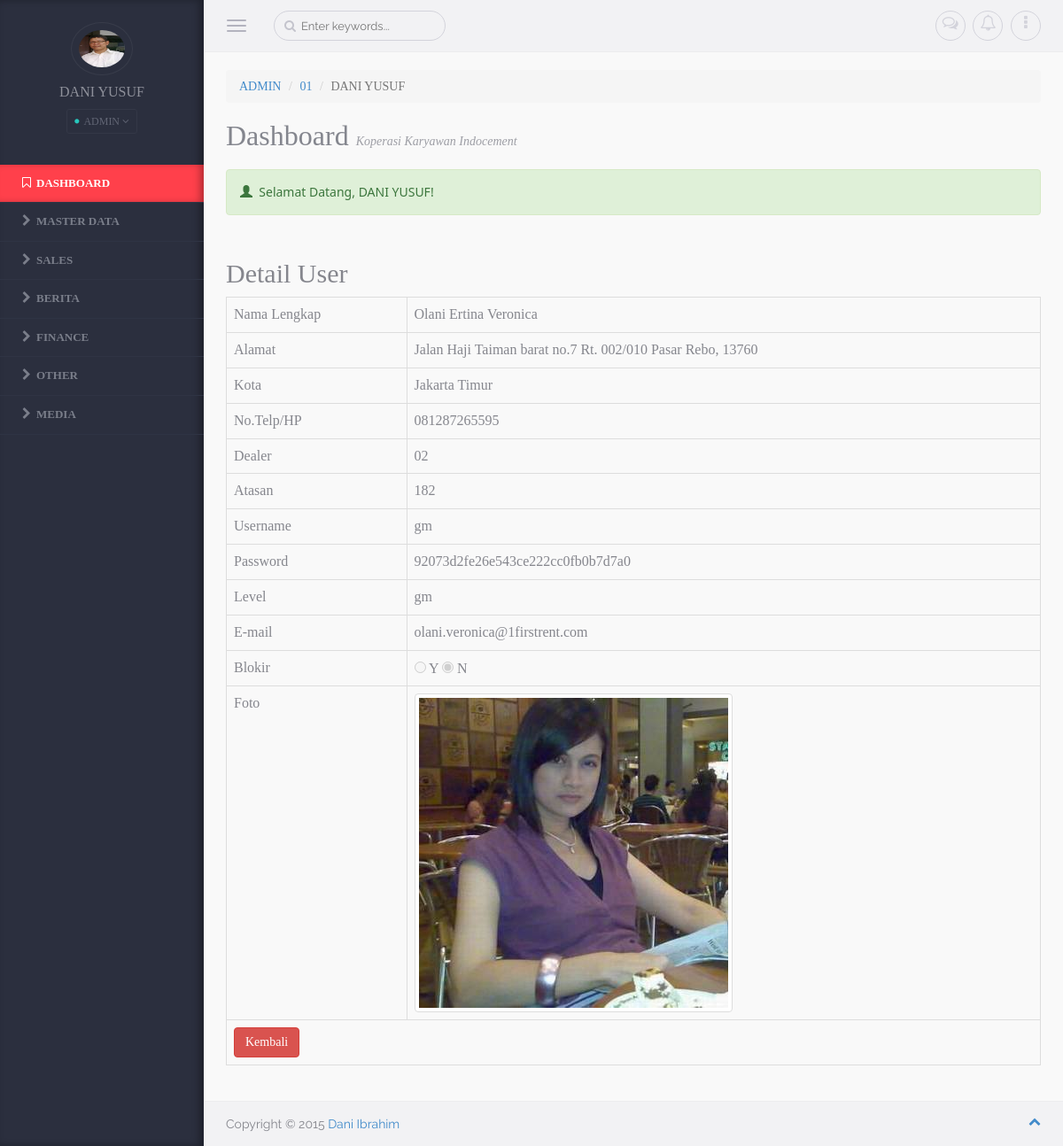
/media.php?module=users&act=detailuser&id=187 (signed in), run on the app's committed database.
### tables this page shows
CREATE TABLE IF NOT EXISTS `mainmenu` (
  `id_main` int(5) NOT NULL AUTO_INCREMENT,
  `nama_menu` varchar(50) DEFAULT NULL,
  `link` varchar(100) DEFAULT NULL,
  `aktif` enum('Y','N') NOT NULL DEFAULT 'Y',
  `urutan` int(2) NOT NULL,
  `level` varchar(20) NOT NULL,
  PRIMARY KEY (`id_main`)
);

CREATE TABLE IF NOT EXISTS `users` (
  `id_user` int(6) NOT NULL AUTO_INCREMENT,
  `nama` varchar(45) DEFAULT NULL,
  `alamat` text,
  `kota` varchar(45) DEFAULT NULL,
  `telp` varchar(45) DEFAULT NULL,
  `id_cabang` varchar(6) DEFAULT NULL,
  `id_atasan` varchar(6) DEFAULT NULL,
  `username` varchar(45) DEFAULT NULL,
  `password` varchar(45) DEFAULT NULL,
  `level` varchar(45) DEFAULT NULL,
  `email` varchar(75) DEFAULT NULL,
  `blokir` varchar(1) DEFAULT NULL,
  `id_session` varchar(45) DEFAULT NULL,
  `foto` varchar(100) DEFAULT NULL,
  PRIMARY KEY (`id_user`)
);

### media.php (the view, shortened to what this page needs)
<?php
	if (empty($_SESSION['username']) AND empty($_SESSION['passuser'])){
	header ("location:index.php");
}
else{
?>
<html lang="en">
<head>
  <link rel="stylesheet" href="assets/css/bootstrap/bootstrap.css" />
    <link rel="stylesheet" href="assets/css/plugins/calendar/calendar.css" />
    <link rel="stylesheet" href="assets/css/app/app.v1.css" />
</head>
<body>
	<aside class="left-panel">
            <div class="user text-center">
              <img alt="" src="foto/<?php echo "$_SESSION[foto]"; ?>" class="img-circle" height="60"/>
              <h4 class="user-name"><?php echo strtoupper("$_SESSION[namalengkap]"); ?></h4>
                  <div class="dropdown user-login">
                  <button class="btn btn-xs dropdown-toggle btn-rounded" type="button" data-toggle="dropdown" aria-expanded="true">
                    <i class="fa fa-circle status-icon available"></i>&nbsp;<?php echo strtoupper("$_SESSION[leveluser]"); ?>&nbsp;<i class="fa fa-angle-down"></i>
                  </button>
                  </div>
            </div>
            <nav class="navigation">
            	<ul class="list-unstyled">
                	<li class="active"><a href="media.php?module=home"><i class="fa fa-bookmark-o"></i><span class="nav-label">Dashboard</span></a>
                  </li>
                      <?php
                      $sql=mysql_query("SELECT * FROM mainmenu ORDER BY urutan");
                      while ($m=mysql_fetch_array($sql)){
                        echo "<li class=\"has-submenu\"><a href='$m[link]'><i class='fa fa-chevron-right'></i><span class='nav-label'>$m[nama_menu]</span></a>";
                      }
                      echo "</li>";
                      ?>
              </ul>
            </nav>
    </aside>
    <section class="content">
        <header class="top-head container-fluid">
            <button type="button" class="navbar-toggle pull-left">
                <span class="icon-bar"></span>
                <span class="icon-bar"></span>
                <span class="icon-bar"></span>
            </button>
            <form role="search" class="navbar-left app-search pull-left hidden-xs">
              <input type="text" placeholder="Enter keywords..." class="form-control form-control-circle">
          	</form>
            <ul class="nav-toolbar">
            	<li class="dropdown"><a href="#" data-toggle="dropdown"><i class="fa fa-comments-o"></i><span class="badge bg-warning"></span></a>
                </li>
                <li class="dropdown"><a href="#" data-toggle="dropdown"><i class="fa fa-bell-o"></i><span class="badge"></span></a>
                </li>
                <li class="dropdown"><a href="#" data-toggle="dropdown"><i class="fa fa-ellipsis-v"></i></a>
                </li>
            </ul>
        </header>
        <div class="warper container-fluid">
            <ol class="breadcrumb">
              <li><a href="#"><?php echo strtoupper("$_SESSION[leveluser]"); ?></a></li>
              <li><a href="#"><?php echo "$_SESSION[id_cabang]"; ?></a></li>
              <li class="active"><?php echo strtoupper("$_SESSION[namalengkap]"); ?></a></li>
            </ol>
            <div class="page-header">
              <h1>Dashboard <i><small>Koperasi Karyawan Indocement</small></i></h1>
              <div class="alert alert-success" role="alert" style="font-family:Segoe UI;">
                <span class="glyphicon glyphicon-user" aria-hidden="true"></span>&nbsp;
                Selamat Datang, <?php echo strtoupper("$_SESSION[namalengkap]"); ?>!
              </div>
            </div>
            <div class="row">
              <?php include "content.php"; ?>
            </div>
        </div>
        <footer class="container-fluid footer">
        	Copyright &copy; 2015 <a href="#" target="_blank">Dani Ibrahim</a>
            <a href="#" class="pull-right scrollToTop"><i class="fa fa-chevron-up"></i></a>
        </footer>
    </section>
</body>
<?php
}
?>

### modul/mod_users/users.php (shortened to what this page needs)
<?php
if (empty($_SESSION['username']) AND empty($_SESSION['passuser'])){
  echo "<link href='style.css' rel='stylesheet' type='text/css'>
        <center>Untuk mengakses modul, Anda harus login <br>";
  echo "<a href=../../index.php><b>LOGIN</b></a></center>";
}
else{
switch($_GET['act']){
  case "detailuser":
    $edit=mysql_query("SELECT * FROM users WHERE id_user='$_GET[id]'");
    $r=mysql_fetch_array($edit);
    if ($_SESSION['leveluser']=='admin'){
    echo "
      <div class=\"col-md-12\">
        <h2>Detail User</h2>
        <input type=hidden name=id value='$r[id_user]'>
          <table id='example1' class='table table-bordered table-hover'>
            <tr><td>Nama Lengkap</td><td>$r[nama]</td></tr>
            <tr><td>Alamat</td><td>$r[alamat]</td></tr>
            <tr><td>Kota</td><td>$r[kota]</td></tr>
            <tr><td>No.Telp/HP</td><td>$r[telp]</td></tr>
            <tr><td>Dealer</td><td>$r[id_cabang]</td></tr>
            <tr><td>Atasan</td><td>$r[id_atasan]</td></tr>
            <tr><td>Username</td><td>$r[username]</td></tr>
            <tr><td>Password</td><td>$r[password]</td></tr>
            <tr><td>Level</td><td>$r[level]</td></tr>
            <tr><td>E-mail</td><td>$r[email]</td></tr>";
            if ($r['blokir']=='N'){
              echo "<tr><td>Blokir</td><td><input type=radio name='blokir' value='Y' disabled> Y
                                           <input type=radio name='blokir' value='N' checked disabled> N </td></tr>";
            }
            else{
              echo "<tr><td>Blokir</td><td><input type=radio name='blokir' value='Y' checked disabled> Y
                                            <input type=radio name='blokir' value='N' disabled> N </td></tr>";
            }
            echo "
            <tr><td>Foto</td><td><img src='foto/$r[foto]' class=\"img-thumbnail\"></td></tr>
            <tr>
                <td colspan=2>
                <input class=\"btn btn-danger\" type=button value=Kembali onclick=self.history.back()>
              </td></tr>
          </table>
      </div>";
    }
  break;
  }
}
?>

### assets/css/app/app.v1.css (style rules this page uses)
body { background-color:#f9f9f9; color:#85868d; font-family: 'Raleway', sans-serif; position:relative; }
body, html { overflow-x:hidden; }
aside.left-panel { background-color:#2b2f3e; width:230px; position:fixed; padding:25px 0px; box-shadow:inset -5px 0px 8px rgba(0,0,0,0.3); height:100%; top:0px; left:0px; }
.user { margin-bottom:35px; }
.user h4.user-name { color:#8e909a; font-size:16px; }
.user img { border:1px solid #383c4a; padding:8px; width:70px; }
.user .user-login { display:inline-block; }
.user .user-login .btn { border:1px solid #343847; background-color:transparent; color:#616574; padding:4px 8px; }
.navigation { margin:20px 0px; }
.navigation > ul > li { position:relative; }
.navigation > ul > li.has-submenu:after { content:"\f105"; font-family: 'FontAwesome'; display:inline-block; position:absolute; color:#7a7e8a; right:15px; transition: all 0.4s; -moz-transition: all 0.4s; -webkit-transition: all 0.4s; -o-transition: all 0.4s; top:10px; visibility:hidden; }
.navigation > ul > li > a { display:block; padding:12px 25px; color:#7a7e8a; text-transform:uppercase; font-size:13px; text-decoration:none; font-weight:800; border-bottom:1px solid #2f3444; transition: all 0.4s; -moz-transition: all 0.4s; -webkit-transition: all 0.4s; -o-transition: all 0.4s; }
.navigation > ul > li:hover > a, .navigation > ul > li.active:hover > a, .navigation > ul > li.active > a { color:#fff; background-color: #ff404b; -webkit-box-shadow: inset -6px 0 8px -2px rgba(0,0,0,0.3); box-shadow: inset -6px 0 8px -2px rgba(0,0,0,0.3); }
.navigation ul li a i { margin-right:6px; font-size:14px; }
header { background-color:#f2f2f4; border-bottom:1px solid #ececee; padding-top:4px; padding-bottom:4px; }
.navbar-toggle { margin:8px 20px 8px 0px; display:block; padding-left:0px; }
.navbar-toggle .icon-bar { background-color:#b3b3be; }
.app-search { position:relative; margin-top:8px; margin-bottom:8px; margin-right:15px; }
.app-search .form-control, .app-search .form-control:focus { border:1px solid #d3d3db; font-size:13px; color:#c4c4cd; padding-left:30px; background:none; box-shadow:none; }
.app-search:before { content:"\f002"; position:absolute; left:12px; font-family: FontAwesome; cursor:pointer; top:7px; color:#c4c4cd; display:inline-block; }
.nav-toolbar { margin:8px 0px; float:right; }
.nav-toolbar > li { padding:0px; display:inline-block; margin-left:5px; position:relative; list-style:none; }
.nav-toolbar > li > a { color:#d3d3db; font-size:18px; border:1px solid #d3d3db; border-radius:50px; height:34px; width:34px; text-align:center; display:block; padding:4px; }
.content { margin-left:230px; }
.content > .container-fluid { padding-left:25px; padding-right:25px; }
.warper { padding-top:20px; padding-bottom:20px; min-height:550px; }
.page-header { margin:0px; border:0px; }
.page-header h1 { color:#84868e; font-weight:300; font-size:32px; margin-top:15px; margin-bottom:20px; }
.page-header * { font-weight:300; }
.page-header * small { font-size:14px; color:#9D9EA5; }
.footer { background-color: #f2f2f4; border-top: 1px solid #ececee; padding-bottom: 15px; padding-top: 15px; }
.btn-circle, .form-control-circle, .btn-group .btn-circle:first-child:not(:last-child):not(.dropdown-toggle) { border-radius:50px; }

### media.php (style rules this page uses)
h1 { font-family: Segoe UI Light; }
h2 { font-family: Segoe UI Light; }
h4 { font-family: Segoe UI Light; }
.btn { font-family: Segoe UI Light; }
.table { font-family: Calibri Light; }
li { font-family: Segoe UI Light; }

### data on the page
mainmenu: nama_menu "MASTER DATA"
mainmenu: nama_menu "SALES"
mainmenu: nama_menu "BERITA"
mainmenu: nama_menu "FINANCE"
mainmenu: nama_menu "OTHER"
mainmenu: nama_menu "MEDIA"
users: nama "Olani Ertina Veronica", alamat "Jalan Haji Taiman barat no.7 Rt. 002/010 Pasar Rebo, 13760", kota "Jakarta Timur", telp "081287265595", id_cabang "02", id_atasan "182", username "gm", password "92073d2fe26e543ce222cc0fb0b7d7a0", level "gm", email "olani.veronica@1firstrent.com", foto (picture)

### other printed values
$_SESSION[id_cabang] "01"
